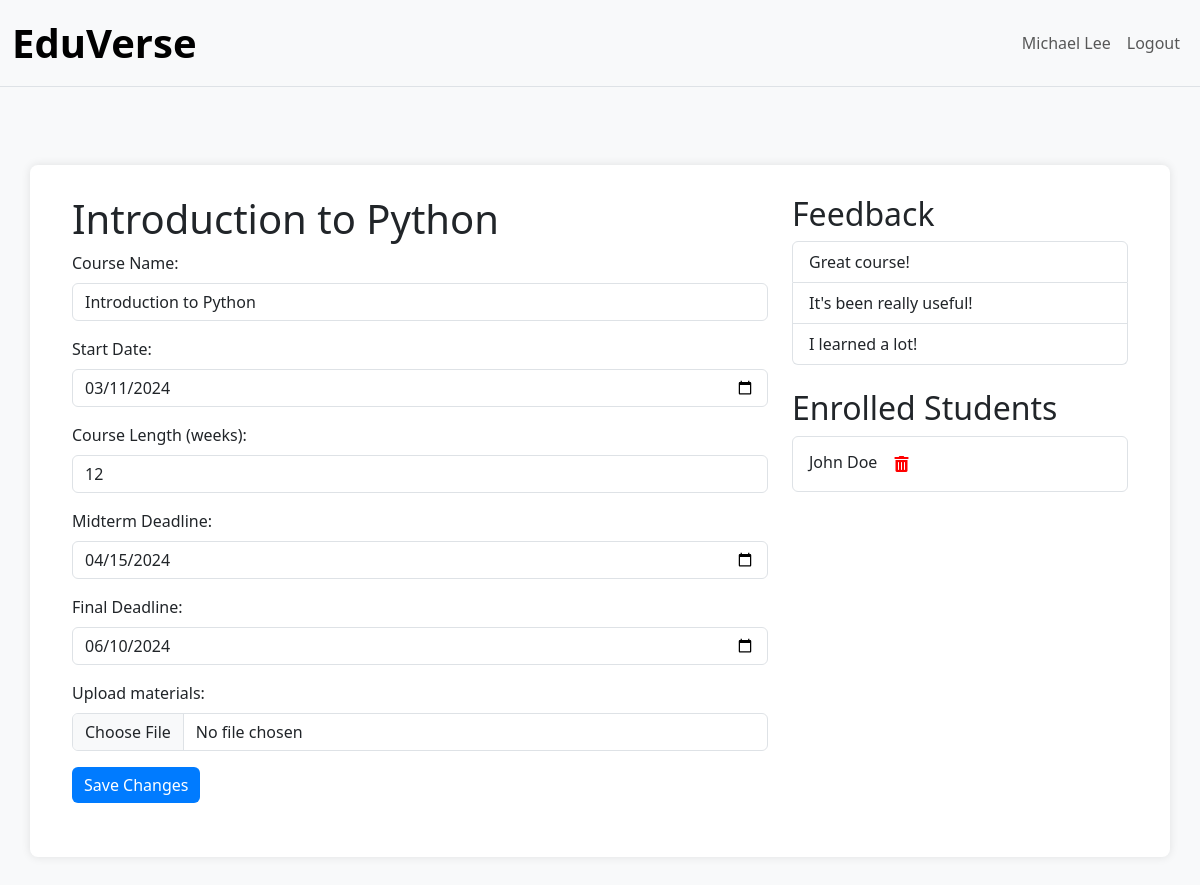
Page /course/1/detail/ (signed in) on the committed database.
### EduVerse/models.py (models this page shows, shortened)
class Teacher(models.Model):
    user = models.OneToOneField(settings.AUTH_USER_MODEL, on_delete=models.CASCADE, related_name='teacher_profile')
    profile_picture = models.ImageField(upload_to='picture_profile/', null=True, blank=True, default='images/placeholder.png')
    class Meta:
        db_table = 'EduVerse_teacher'

class User(AbstractUser):
    ROLE_CHOICES = (
        ('student', 'Student'),
        ('teacher', 'Teacher'),
    )
    user_type = models.CharField(max_length=10, choices=ROLE_CHOICES)
    date_of_birth = models.DateField(null=True, blank=True)
    email = models.EmailField(unique=True)
    USERNAME_FIELD = 'email'
    REQUIRED_FIELDS = ['first_name', 'last_name']
    objects = UserManager()
    def get_full_name(self):
        return f"{self.first_name} {self.last_name}"
    class Meta:
        db_table = 'EduVerse_user'

class Course(models.Model):
    course_id = models.AutoField(primary_key=True)
    course_name = models.CharField(max_length=255)
    course_start_date = models.DateField()
    course_length = models.IntegerField()
    midterm_deadline = models.DateField()
    final_deadline = models.DateField()
    teacher = models.ForeignKey('Teacher', on_delete=models.CASCADE, related_name='courses_taught', default=1)
    students = models.ManyToManyField('Student', through='Enrollment', related_name='enrolled_courses', limit_choices_to={'user_type': 'student'})
    materials = models.FileField(upload_to='course_materials/', null=True, blank=True)
    class Meta:
        db_table = 'EduVerse_course'

class Feedback(models.Model):
    enrollment = models.ForeignKey('Enrollment', on_delete=models.CASCADE, related_name='feedbacks')
    feedback_text = models.TextField()
    created_at = models.DateTimeField(auto_now_add=True)
    class Meta:
        db_table = 'EduVerse_feedback'

class Enrollment(models.Model):
    student = models.ForeignKey('Student', on_delete=models.CASCADE)
    course = models.ForeignKey('Course', on_delete=models.CASCADE)
    status_update = models.TextField(blank=True)
    enrollment_date = models.DateTimeField(auto_now_add=True)
    class Meta:
        db_table = 'EduVerse_enrollment'
        unique_together = ('student', 'course')

class Student(models.Model):
    user = models.OneToOneField(settings.AUTH_USER_MODEL, on_delete=models.CASCADE, related_name='student_profile')
    profile_picture = models.ImageField(upload_to='picture_profile/', null=True, blank=True, default='images/placeholder.png')
    class Meta:
        db_table = 'EduVerse_student'

### EduVerse/views.py (the view, shortened to what this page needs)
# urls.py: path('course/<int:pk>/detail/', views.course_detail, name='course_detail'),
def course_detail(request, pk):
    course = get_object_or_404(Course, pk=pk)
    feedbacks = Feedback.objects.filter(enrollment__course=course)
    teacher = get_object_or_404(Teacher, user=request.user)
    enrolled_students = Enrollment.objects.filter(course=course).select_related('student')
    return render(request, 'course_detail.html', {
        'course': course,
        'feedbacks': feedbacks,
        'teacher': teacher,
        'enrolled_students': enrolled_students,
    })

### EduVerse/templates/course_detail.html (shortened to what this page needs)
{% extends "base.html" %}
{% load django_bootstrap5 static crispy_forms_tags %}
{% block navbar_items %}
<li class="nav-item">
    <a class="nav-link" href="{% url 'teacher_home' teacher.pk %}">{{ teacher.user.get_full_name }}</a>
</li>
<li class="nav-item">
    <form method="post" action="{% url 'logout' %}" class="d-inline">
        <button type="submit" class="nav-link btn btn-link">Logout</button>
    </form>
</li>
{% endblock %}
{% block content %}
<div class="container mt-5">
    <div class="row">
        <div class="col-md-8">
            <h1>{{ course.course_name }}</h1>
            <form method="post" action="{% url 'course_detail' course.pk %}" enctype="multipart/form-data" class="mb-4">
                <div class="mb-3">
                    <label for="id_course_name" class="form-label">Course Name:</label>
                    <input type="text" name="course_name" id="id_course_name" class="form-control" value="{{ course.course_name }}" required>
                </div>
                <div class="mb-3">
                    <label for="id_course_start_date" class="form-label">Start Date:</label>
                    <input type="date" name="course_start_date" id="id_course_start_date" class="form-control" value="{{ course.course_start_date |date:'Y-m-d' }}" required>
                </div>
                <div class="mb-3">
                    <label for="id_course_length" class="form-label">Course Length (weeks):</label>
                    <input type="number" name="course_length" id="id_course_length" class="form-control" value="{{ course.course_length }}" required>
                </div>
                <div class="mb-3">
                    <label for="id_midterm_deadline" class="form-label">Midterm Deadline:</label>
                    <input type="date" name="midterm_deadline" id="id_midterm_deadline" class="form-control" value="{{ course.midterm_deadline |date:'Y-m-d'  }}" required>
                </div>
                <div class="mb-3">
                    <label for="id_final_deadline" class="form-label">Final Deadline:</label>
                    <input type="date" name="final_deadline" id="id_final_deadline" class="form-control" value="{{ course.final_deadline |date:'Y-m-d' }}" required>
                </div>
                <div class="mb-3">
                    <label for="id_materials" class="form-label">Upload materials:</label>
                    <input type="file" name="materials" id="id_materials" class="form-control">
                </div>
                <button type="submit" class="btn btn-primary">Save Changes</button>
            </form>
        </div>
        <div class="col-md-4">
            <h2>Feedback</h2>
            <ul class="list-group mb-4">
                {% for feedback in feedbacks %}
                    <li class="list-group-item">{{ feedback.feedback_text }}</li>
                {% empty %}
                    <li class="list-group-item">No feedback received.</li>
                {% endfor %}
            </ul>
            <h2>Enrolled Students</h2>
            <ul class="list-group mb-4" id="enrolled-students-list">
                {% for enrollment in enrolled_students %}
                    <li class="list-group-item" data-student-pk="{{ enrollment.student.pk }}">
                        {{ enrollment.student.user.get_full_name }}
                        <span class="remove-button">
                            <form method="post" class="remove-student-form">
                                <button type="submit" name="remove_student" class="btn btn-link remove-student-btn">
                                    <i class="fas fa-trash-alt"></i>
                                </button>
                            </form>
                        </span>
                    </li>
                {% empty %}
                    <li class="list-group-item">No students enrolled.</li>
                {% endfor %}
            </ul>
        </div>
    </div>
</div>
{% endblock %}

### EduVerse/static/CSS/stylesheet.css (style rules this page uses)
body { background-color: #f8f9fa; height: 100vh; margin: 0; display: flex; flex-direction: column; }
.container { width: 100%; flex: 1; padding: 30px; background: #fff; border-radius: 8px; box-shadow: 0 0 10px rgba(0, 0, 0, 0.1); display: flex; flex-direction: column; justify-content:space-evenly !important; align-items: center; }
.btn-primary { background-color: #007bff; border: none; }
.row { width: 100%; display: flex; justify-content: start; }
.remove-student-form { display: inline; }
.remove-student-btn i { color: red; }

### rows in the picture
Teacher: user.get_full_name "Michael Lee"
Course: course_name "Introduction to Python", course_start_date "03/11/2024", course_length "12", midterm_deadline "04/15/2024", final_deadline "06/10/2024"
Feedback: feedback_text "Great course!"
Feedback: feedback_text "It's been really useful!"
Feedback: feedback_text "I learned a lot!"
Enrollment: student.user.get_full_name "John Doe"
